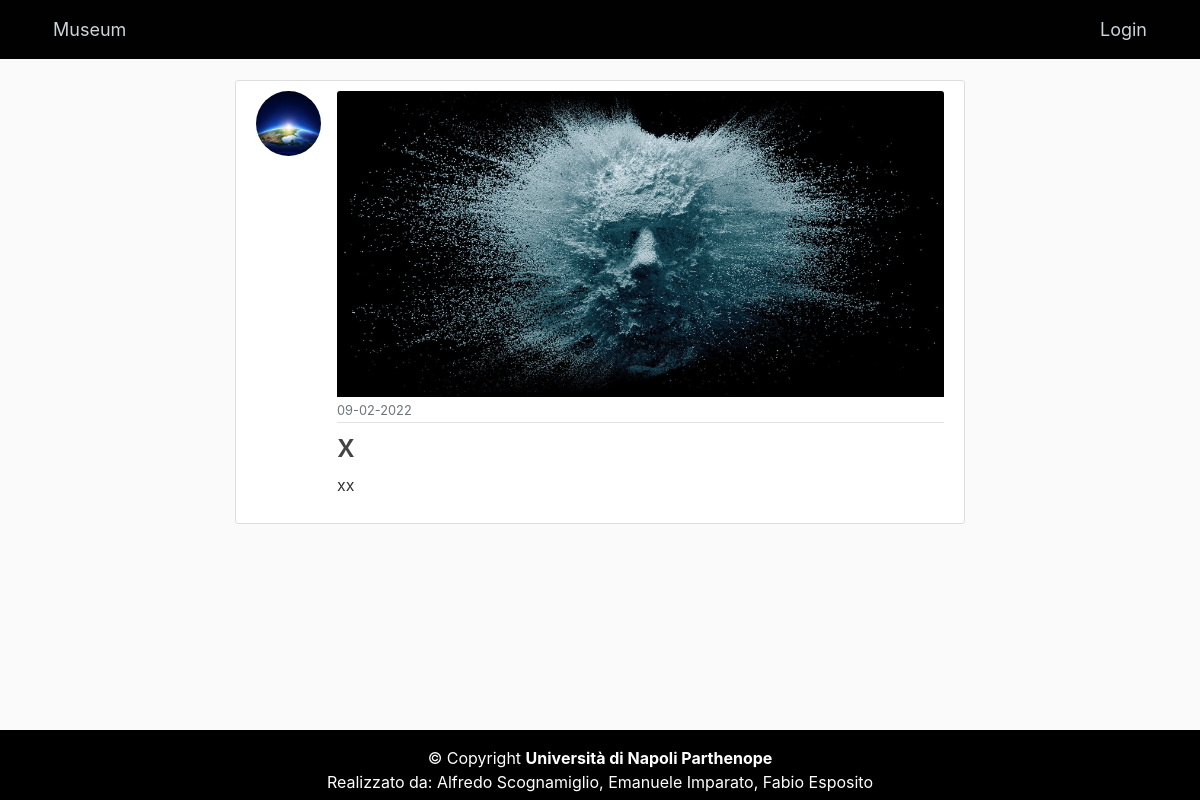
/post/1, run on the app's committed database.
### MuseumProject/models.py (models this page shows)
class Administrator(db.Model, UserMixin):
    id = db.Column(db.Integer,primary_key=True)
    first_name = db.Column(db.String(20), nullable=False)
    email = db.Column(db.String(45), unique=True, nullable=False)
    password = db.Column(db.String(45), nullable=False)
    image_file = db.Column(db.String(20), nullable=False, default='default.jpg')
    posts = db.relationship('Post', backref='poster', lazy=True)                                #Un Admin può inserire più post (Relazione 1:N)

class Post(db.Model):
    id = db.Column(db.Integer, primary_key=True)
    title = db.Column(db.String(100), nullable=False)
    descrizione = db.Column(db.Text, nullable=False)
    date_posted = db.Column(db.DateTime, nullable=False, default=datetime.utcnow)
    post_image = db.Column(db.String(20), nullable=False, default='defaultPNG.png')
    admin_id = db.Column(db.Integer, db.ForeignKey('administrator.id'), nullable=False)         #Chiave esterna che fa riferimento alla tab.Administrator

### MuseumProject/routes.py (the view)
@app.route("/post/<int:post_id>")
def post(post_id):
    post = Post.query.get_or_404(post_id)                                    #Se il post con l id ricercato non esiste viene fornito la pagina d errore
    return render_template('post.html', title=post.title, post=post)

### MuseumProject/templates/post.html (shortened to what this page needs)
{% extends "layout.html" %}
{% block content %}
  <article class="media content-section">
    <img class="rounded-circle article-img" src="{{ url_for('static', filename='images/' + post.poster.image_file) }}">
    <div class="media-body">
      <div class="article-metadata">
      <img src="{{ url_for('static', filename='images/' + post.post_image) }}" class="card-img-top">
        <small class="text-muted">{{ post.date_posted.strftime('%d-%m-%Y') }}</small>
      </div>
      <h2 class="article-title">{{ post.title }}</h2>
      <p class="article-content">{{ post.descrizione }}</p>
    </div>
  </article>
{% endblock content %}

### MuseumProject/static/main.css (style rules this page uses)
body { background: #fafafa; color: #333333; margin-top: 5rem; }
h1, h2, h3, h4, h5, h6 { color: #444444; }
.content-section { background: #ffffff; padding: 10px 20px; border: 1px solid #dddddd; border-radius: 3px; margin-bottom: 20px; }
.article-title { color: #444444; }
.article-content { white-space: pre-line; }
.article-img { height: 65px; width: 65px; margin-right: 16px; }
.article-metadata { padding-bottom: 1px; margin-bottom: 4px; border-bottom: 1px solid #e3e3e3 }

### data on the page
Administrator: image_file (picture)
Post: post_image (placeholder picture), date_posted "09-02-2022", title "x", descrizione "xx"
